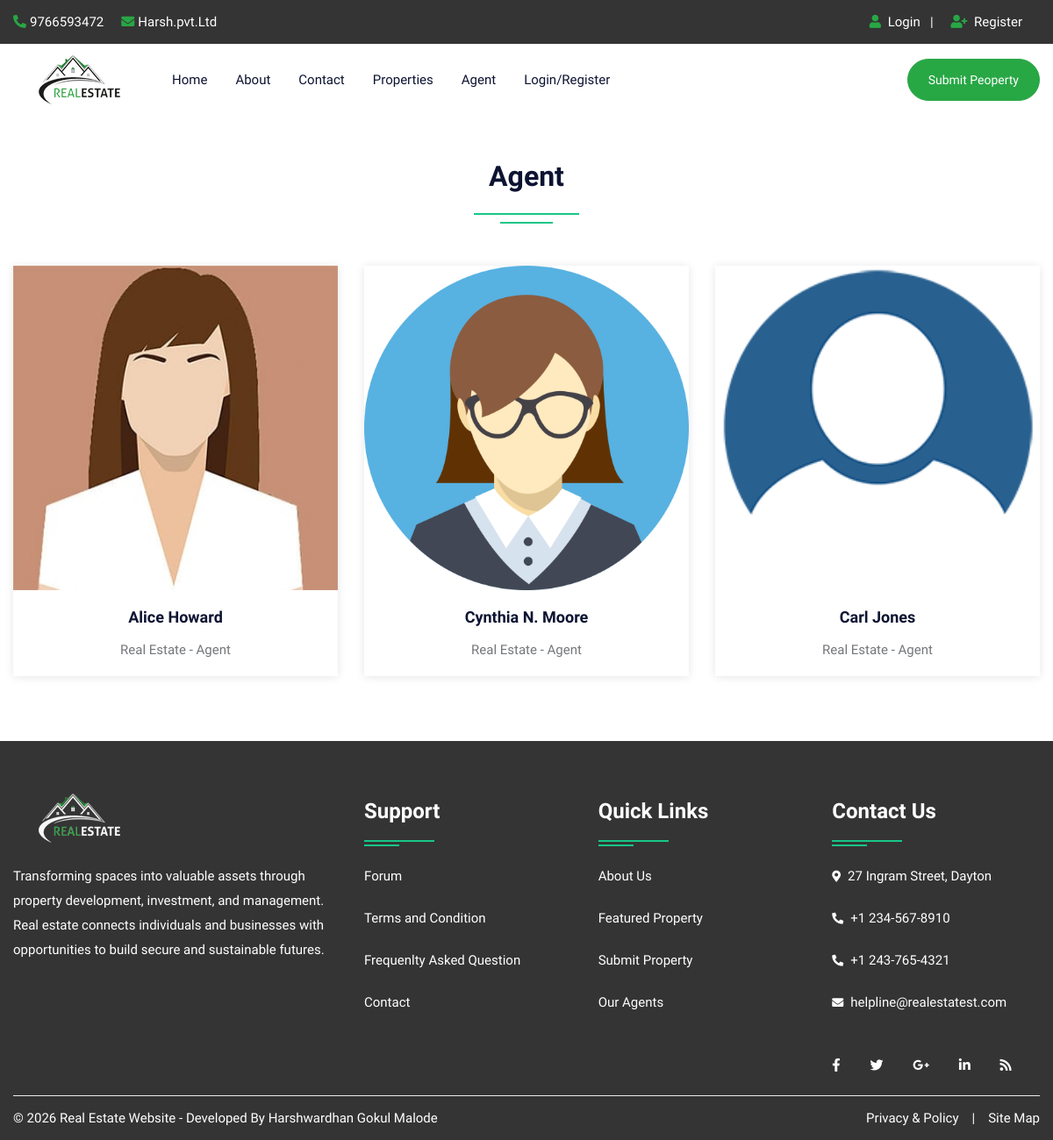
Before: /agent.php with the older database file.
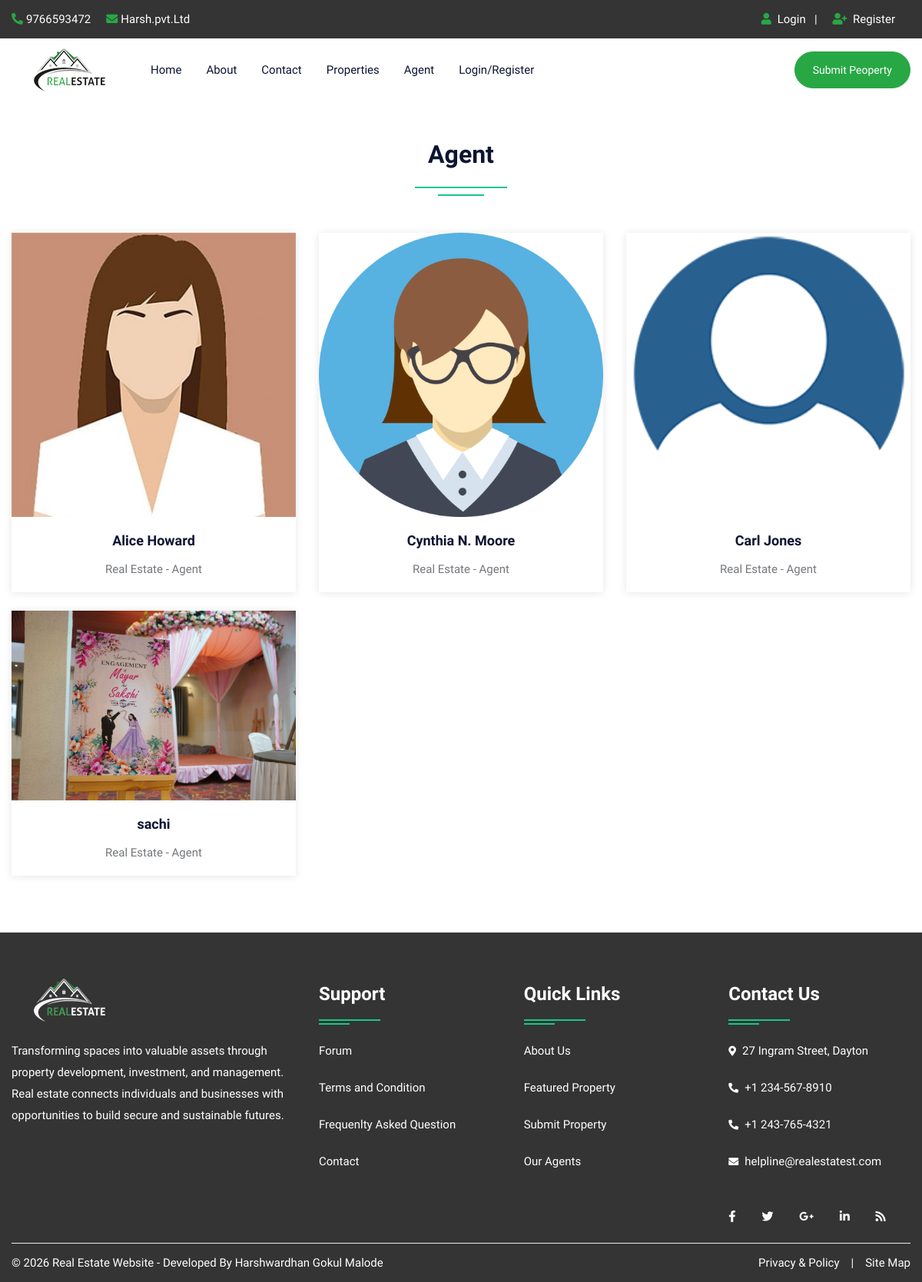
After: the same page with the newer database file.
### tables this page shows
CREATE TABLE `user` (
  `uid` int(50) NOT NULL,
  `uname` varchar(100) NOT NULL,
  `uemail` varchar(100) NOT NULL,
  `uphone` varchar(20) NOT NULL,
  `upass` varchar(50) NOT NULL,
  `utype` varchar(50) NOT NULL,
  `uimage` varchar(300) NOT NULL
);

### agent.php (the view, shortened to what this page needs)
<!DOCTYPE html>
<html lang="en">
<head>
<link rel="stylesheet" type="text/css" href="css/bootstrap.min.css">
<link rel="stylesheet" type="text/css" href="css/bootstrap-slider.css">
<link rel="stylesheet" type="text/css" href="css/jquery-ui.css">
<link rel="stylesheet" type="text/css" href="css/layerslider.css">
<link rel="stylesheet" type="text/css" href="css/color.css" id="color-change">
<link rel="stylesheet" type="text/css" href="css/owl.carousel.min.css">
<link rel="stylesheet" type="text/css" href="css/font-awesome.min.css">
<link rel="stylesheet" type="text/css" href="fonts/flaticon/flaticon.css">
<link rel="stylesheet" type="text/css" href="css/style.css">
</head>
<body>
<div id="page-wrapper">
    <div class="row">
		<?php include("include/header.php");?>
        <div class="full-row">
            <div class="container">
				<div class="row">
                    <div class="col-lg-12">
                        <h2 class="text-secondary double-down-line text-center mb-5">Agent</h2>
                        </div>
                </div>
                <div class="row">
                    <?php
							$query=mysqli_query($con,"SELECT * FROM user WHERE utype='agent'");
								while($row=mysqli_fetch_array($query))
								{
                            ?>
                    <div class="col-md-6 col-lg-4">
                        <div class="hover-zoomer bg-white shadow-one mb-4">
                            <div class="overflow-hidden"> <img src="admin/user/<?php echo $row['6'];?>" alt="aimage"> </div>
                            <div class="py-3 text-center">
                                <h5 class="text-secondary hover-text-success"><a href="#"><?php echo $row['1'];?></a></h5>
                                <span>Real Estate - Agent</span> </div>
                        </div>
                    </div>
                    <?php } ?>
                </div>
            </div>
        </div>
		<?php include("include/footer.php");?>
    </div>
</div>
</body>
</html>

### include/header.php (shortened to what this page needs)
<header id="header" class="transparent-header-modern fixed-header-bg-white w-100">
            <div class="top-header bg-secondary">
                <div class="container">
                    <div class="row">
                        <div class="col-md-8">
                            <ul class="top-contact list-text-white  d-table">
                                <li><a href="#"><i class="fas fa-phone-alt text-success mr-1"></i>9766593472</a></li>
                                <li><a href="#"><i class="fas fa-envelope text-success mr-1"></i>Harsh.pvt.Ltd</a></li>
                            </ul>
                        </div>
                        <div class="col-md-4">
                            <div class="top-contact float-right">
                                <ul class="list-text-white d-table">
								<li><i class="fas fa-user text-success mr-1"></i>
								<?php  if(isset($_SESSION['uemail']))
								{ ?>
								<a href="logout.php">Logout</a>&nbsp;&nbsp;<?php } else { ?>
								<a href="login.php">Login</a>&nbsp;&nbsp;
								| </li>
								<li><i class="fas fa-user-plus text-success mr-1"></i><a href="register.php"> Register</li><?php } ?>
								</ul>
                            </div>
                        </div>
                    </div>
                </div>
            </div>
            <div class="main-nav secondary-nav hover-success-nav py-2">
                <div class="container">
                    <div class="row">
                        <div class="col-lg-12">
                            <nav class="navbar navbar-expand-lg navbar-light p-0"> <a class="navbar-brand position-relative" href="index.php"><img class="nav-logo" src="images/logo/restatelg.png" alt=""></a>
                                <div class="collapse navbar-collapse" id="navbarSupportedContent">
                                    <ul class="navbar-nav mr-auto">
                                        <li class="nav-item dropdown"> <a class="nav-link" href="index.php" role="button" aria-haspopup="true" aria-expanded="false">Home</a></li>
										<li class="nav-item"> <a class="nav-link" href="about.php">About</a> </li>
                                        <li class="nav-item"> <a class="nav-link" href="contact.php">Contact</a> </li>
                                        <li class="nav-item"> <a class="nav-link" href="property.php">Properties</a> </li>
                                        <li class="nav-item"> <a class="nav-link" href="agent.php">Agent</a> </li>
										<?php  if(isset($_SESSION['uemail']))
										{ ?>
										<li class="nav-item dropdown">
											<a class="nav-link dropdown-toggle" href="#" role="button" data-toggle="dropdown" aria-haspopup="true" aria-expanded="false">My Account</a>
											<ul class="dropdown-menu">
												<li class="nav-item"> <a class="nav-link" href="profile.php">Profile</a> </li>
												<li class="nav-item"> <a class="nav-link" href="feature.php">Your Property</a> </li>
												<li class="nav-item"> <a class="nav-link" href="logout.php">Logout</a> </li>
											</ul>
                                        </li>
										<?php } else { ?>
										<li class="nav-item"> <a class="nav-link" href="login.php">Login/Register</a> </li>
										<?php } ?>
                                    </ul>
									<a class="btn btn-success d-none d-xl-block" style="border-radius:30px;" href="submitproperty.php">Submit Peoperty</a>
                                </div>
                            </nav>
                        </div>
                    </div>
                </div>
            </div>
        </header>

### include/footer.php
<footer class="full-row bg-secondary p-0">
            <div class="container">
                <div  class="row">
                    <div class="col-lg-12">
                        <div class="divider py-40">
                            <div class="row">
                                <div class="col-md-12 col-lg-4">
                                    <div class="footer-widget mb-4">
                                        <div class="footer-logo mb-4"> <a href="#"><img class="logo-bottom" src="images/logo/restatelg_white.png" alt="image"></a> </div>
                                        <p class="pb-20 text-white">Transforming spaces into valuable assets through property development, investment, and management. Real estate connects individuals and businesses with opportunities to build secure and sustainable futures.</p>
                                        </div>
                                </div>
                                <div class="col-md-12 col-lg-8">
                                    <div class="row">
                                        <div class="col-md-4 col-lg-4">
                                            <div class="footer-widget footer-nav mb-4">
                                                <h4 class="widget-title text-white double-down-line-left position-relative">Support</h4>
                                                <ul class="hover-text-primary">
                                                    <li><a href="#" class="text-white">Forum</a></li>
                                                    <li><a href="#" class="text-white">Terms and Condition</a></li>
                                                    <li><a href="#" class="text-white">Frequenlty Asked Question</a></li>
                                                    <li><a href="contact.php" class="text-white">Contact</a></li>
                                                </ul>
                                            </div>
                                        </div>
                                        <div class="col-md-4 col-lg-4">
                                            <div class="footer-widget footer-nav mb-4">
                                                <h4 class="widget-title text-white double-down-line-left position-relative">Quick Links</h4>
                                                <ul class="hover-text-primary">
                                                    <li><a href="about.php" class="text-white">About Us</a></li>
                                                    <li><a href="#" class="text-white">Featured Property</a></li>
                                                    <li><a href="#" class="text-white">Submit Property</a></li>
                                                    <li><a href="agent.php" class="text-white">Our Agents</a></li>
                                                </ul>
                                            </div>
                                        </div>
                                        <div class="col-md-4 col-lg-4">
                                            <div class="footer-widget">
                                                <h4 class="widget-title text-white double-down-line-left position-relative">Contact Us</h4>
                                                <ul class="text-white">
                                                    <li class="hover-text-primary"><i class="fas fa-map-marker-alt text-white mr-2 font-13 mt-1"></i>27 Ingram Street, Dayton</li>
                                                    <li class="hover-text-primary"> <i class="fas fa-phone-alt text-white mr-2 font-13 mt-1"></i>+1 234-567-8910</li>
													<li class="hover-text-primary"> <i class="fas fa-phone-alt text-white mr-2 font-13 mt-1"></i>+1 243-765-4321</li>
                                                    <li class="hover-text-primary"><i class="fas fa-envelope text-white mr-2 font-13 mt-1"></i>helpline@realestatest.com</li>
                                                </ul>
                                            </div>
                                            <div class="footer-widget media-widget mt-4 text-white hover-text-primary"> <a href="#"><i class="fab fa-facebook-f"></i></a> <a href="#"><i class="fab fa-twitter"></i></a> <a href="#"><i class="fab fa-google-plus-g"></i></a> <a href="#"><i class="fab fa-linkedin-in"></i></a> <a href="#"><i class="fas fa-rss"></i></a> </div>
                                        </div>
                                    </div>
                                </div>
                            </div>
                        </div>
                    </div>
                </div>
                <div class="row copyright">
                    <div class="col-sm-6"> <span class="text-white">© <?php echo date('Y');?> Real Estate Website - Developed By Harshwardhan Gokul Malode</span> </div>
                    <div class="col-sm-6">
                        <ul class="line-menu text-white hover-text-primary float-right">
                            <li><a href="#">Privacy & Policy</a></li>
                            <li>|</li>
                            <li><a href="#"> Site Map</a></li>
                        </ul>
                    </div>
                </div>
            </div>
        </footer>

### css/color.css (style rules this page uses)
:root { --theme-ordinary-color: #74777b; }
:root { --theme-primary-color: #17c788; }
:root { --theme-secondary-color: #0d1432; }
:root { --theme-white-color: #fff; }
:root { --theme-light-color: #f8f8f8; }
:root { --theme-gray-color: #f5f5f5; }
:root { --theme-footer-color: #091b4b; }
:root { --theme-dark-color: #091b4b; }
:root { --text-light-color: #a3a7af; }
:root { --theme-primary-opacity-color: rgba(11, 191, 141, .8); }
:root { --theme-secondary-opacity-color: rgba(13,20,50,0.7); }
:root { --theme-white-opacity-color: rgba(255, 255, 255, 0.3); }
:root { --theme-dark-opacity-color: rgba(0, 0, 0, 0.5); }
:root { --theme-ordinary-font: 'Muli', sans-serif; }
:root { --theme-highlight-font: 'Comfortaa', cursive; }

Changed rows visible on the page:
added user: uimage (picture), uname "sachi"
